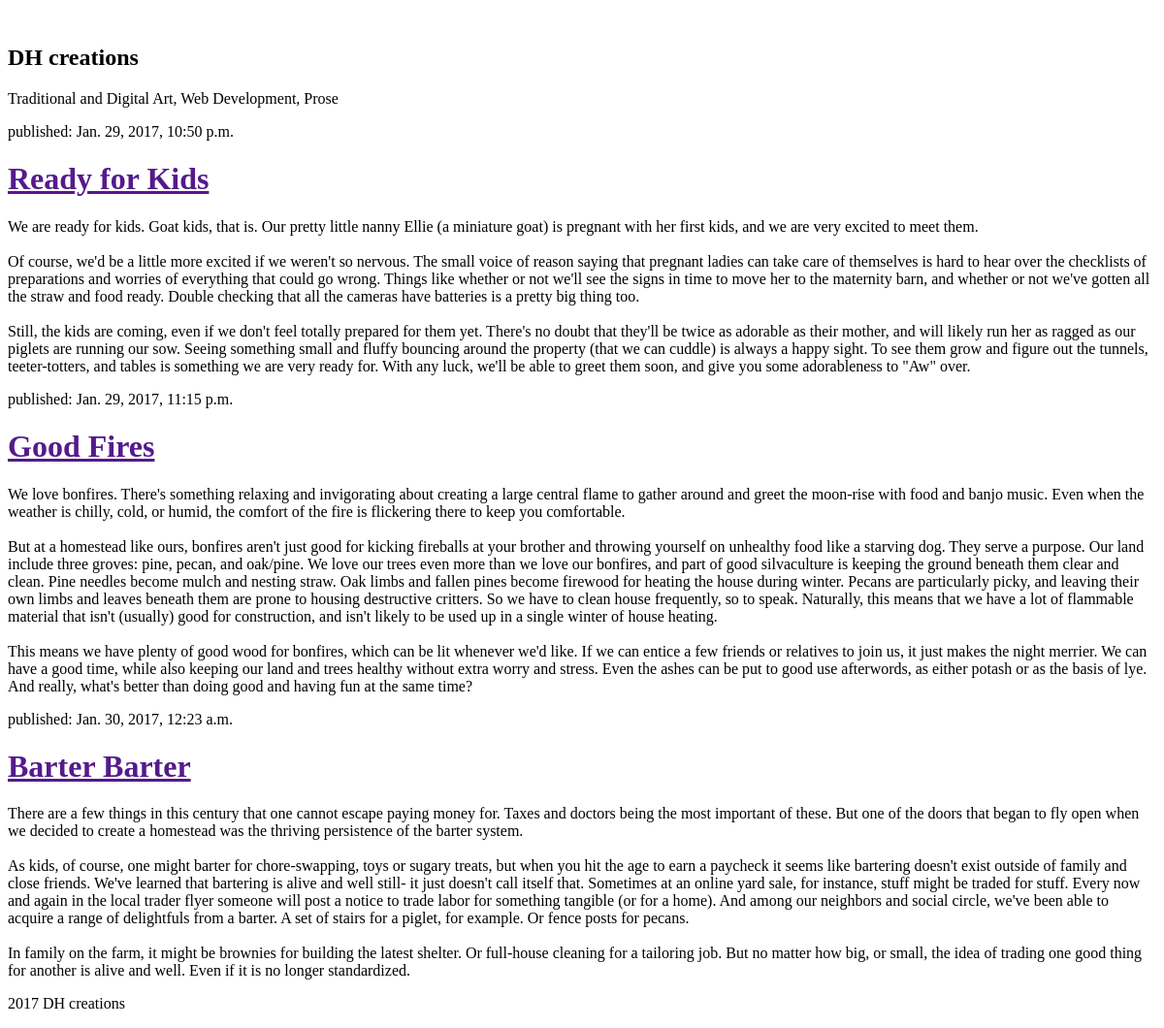
Before: / with the older database file.
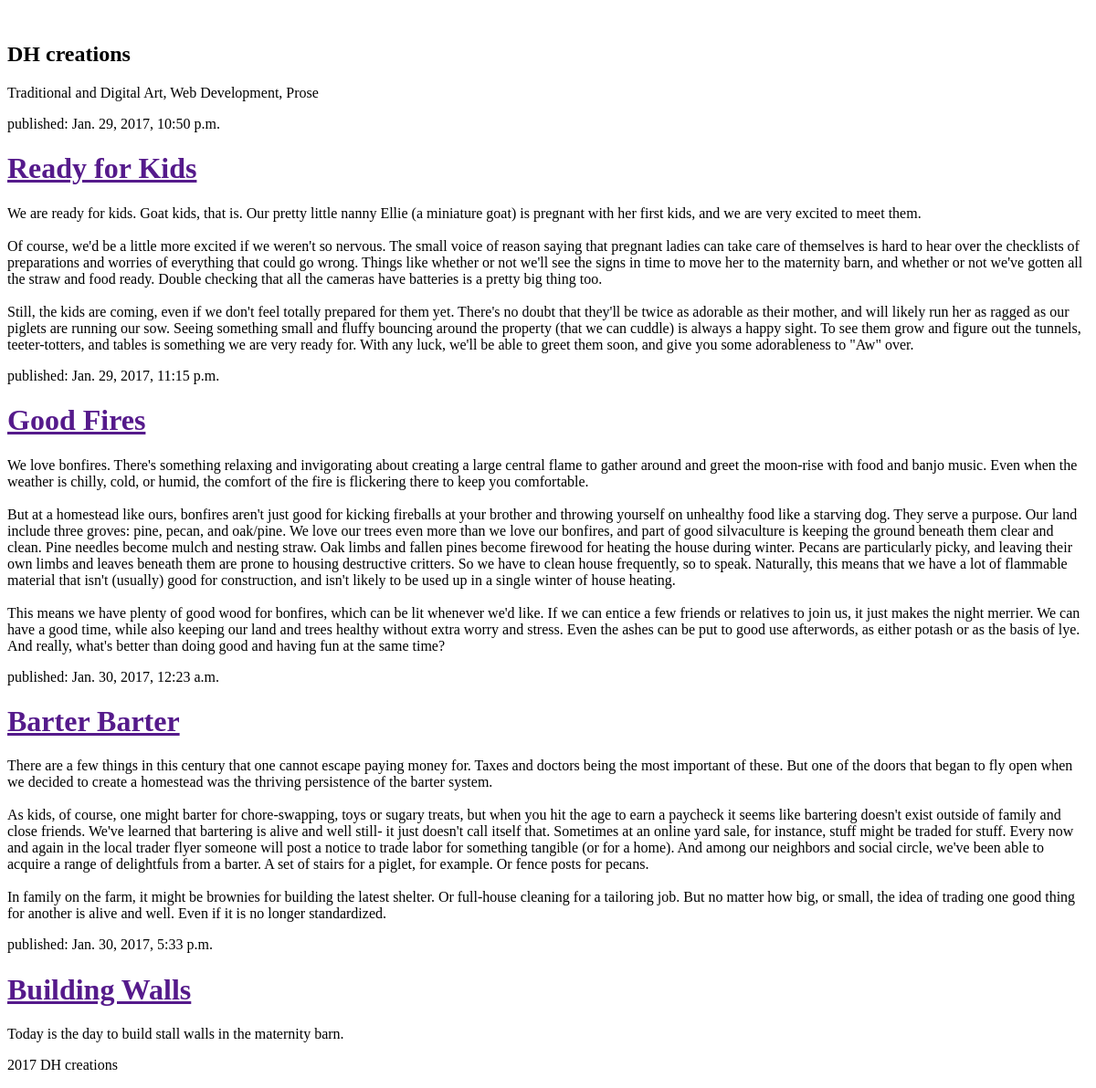
After: the same page with the newer database file.
### blog/models.py (models this page shows, shortened)
class Post(models.Model):
    author = models.ForeignKey('auth.User')
    title = models.CharField(max_length=200)
    text = models.TextField()
    created_date = models.DateTimeField(default=timezone.now)
    published_date = models.DateTimeField(blank=True, null=True)

### blog/views.py (the view)
# urls.py: urlpatterns = [url(r'^$', views.post_list, name='post_list'),]
def post_list(request):
    posts = Post.objects.filter(published_date__lte=timezone.now()).order_by('published_date')
    return render(request, 'blog/post_list.html', {'posts': posts})

### blog/templates/blog/post_list.html (shortened to what this page needs)
﻿<!DOCTYPE html>
<html>
    <head>
    </head>
    <body>
        <header>
            <h2>DH creations</h2>
        </header>
        <div id='blurb'>
            <section>
                <p>Traditional and Digital Art, Web Development, Prose</p>
            </section>
        </div>
        {% for post in posts %}
           <div>
               <p>published: {{ post.published_date }}</p>
               <h1><a href="">{{ post.title }}</a></h1>
               <p>{{ post.text|linebreaksbr }}</p>
           </div>
        {% endfor %}
        <footer>
            <p>2017 DH creations</p>
        </footer>
    </body>
</html>

Changed rows visible on the page:
added Post: published_date "Jan. 30, 2017, 5:33 p.m.", title "Building Walls", text "Today is the day to build stall walls in the maternity barn."
